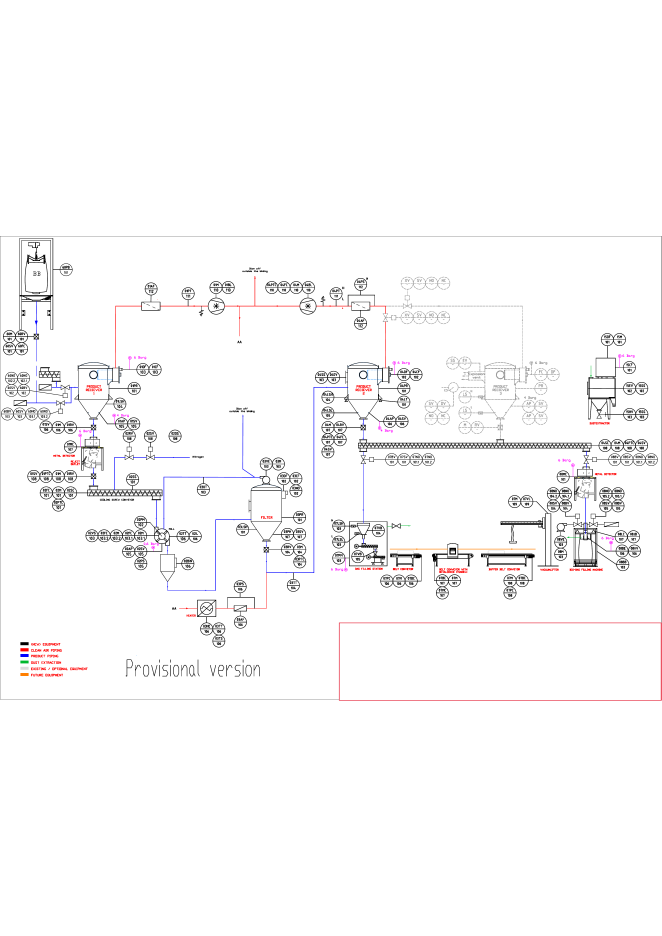
#> input picture Original_PID/PID1.png, 3308 x 4678 px (shown at 1/5 size); its folder holds only this picture in this run
$ jupyter execute snippets.ipynb
#> lines starting #> are read from the running program, lines starting #| are printed output that depends on the picture; after the words box and inside, x2 and y2 are one past the last pixel; in counts of white or black regions, pixels touching at a corner belong together
# Code for snippeting the original images.

Helps with processing time.

[cell 1]
from PIL import Image
import os

[cell 2]
# Define the input and output directories
input_dir = "Original_PID"
output_dir = "Original_PID_resized"

[cell 3]
# Create the output directory if it doesn't exist
os.makedirs(output_dir, exist_ok=True)

# Loop through all files in the input directory
for filename in os.listdir(input_dir):
    if filename.endswith(".png"):
        # Open the image
        image = Image.open(os.path.join(input_dir, filename))
#> image is the input picture: PIL image 3308x4678 RGB; mean R, G, B 249.4, 248.8, 249.1

        # Get the dimensions of the image
        width, height = image.size
#> width = 3308; height = 4678

        # Loop through the image and extract 200x200 pixel snippets
        for x in range(0, width, 200):
            for y in range(0, height, 200):
                # Define the coordinates for the snippet
                left = x
                upper = y
                right = x + 800
                lower = y + 800

                # Crop the snippet from the image
                snippet = image.crop((left, upper, right, lower))

                # Save the snippet to the output directory with a unique name
                output_filename = os.path.splitext(filename)[0] + f"_x{x}_y{y}.png"
                snippet.save(os.path.join(output_dir, output_filename))
#> this loop made 17 passes
#> pass 1, `snippet.save(os.path.join(output_dir, output_filename))`:
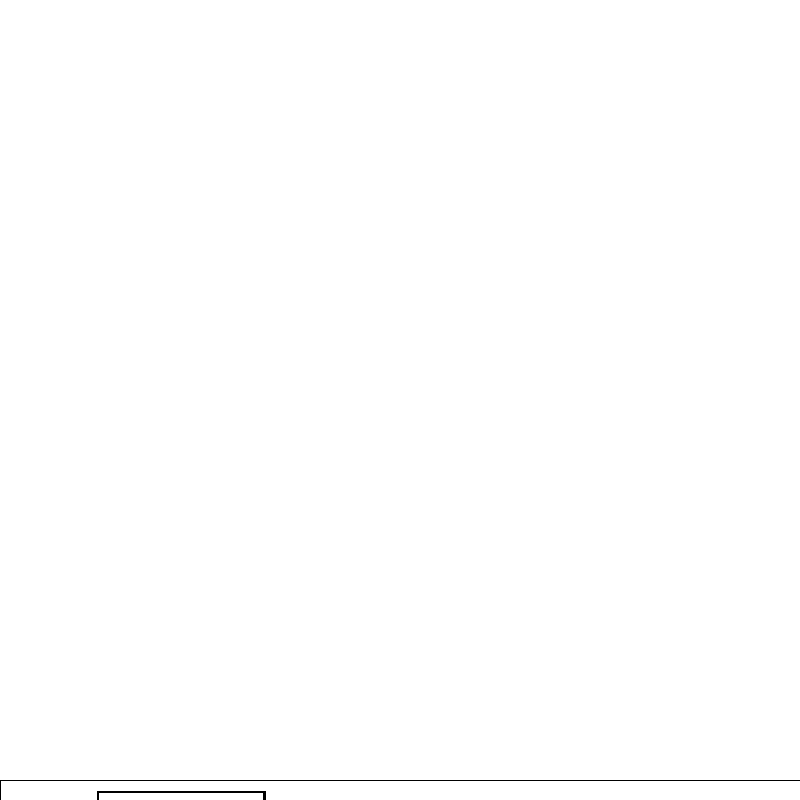
#> saved as PID1_x0_y400.png: PIL image 800x800 RGB; 99.8% white; black in thin lines or dots, all inside (x1, y1, x2, y2) = (0, 780, 800, 800)
#> pass 1, `snippet.save(os.path.join(output_dir, output_filename))`:
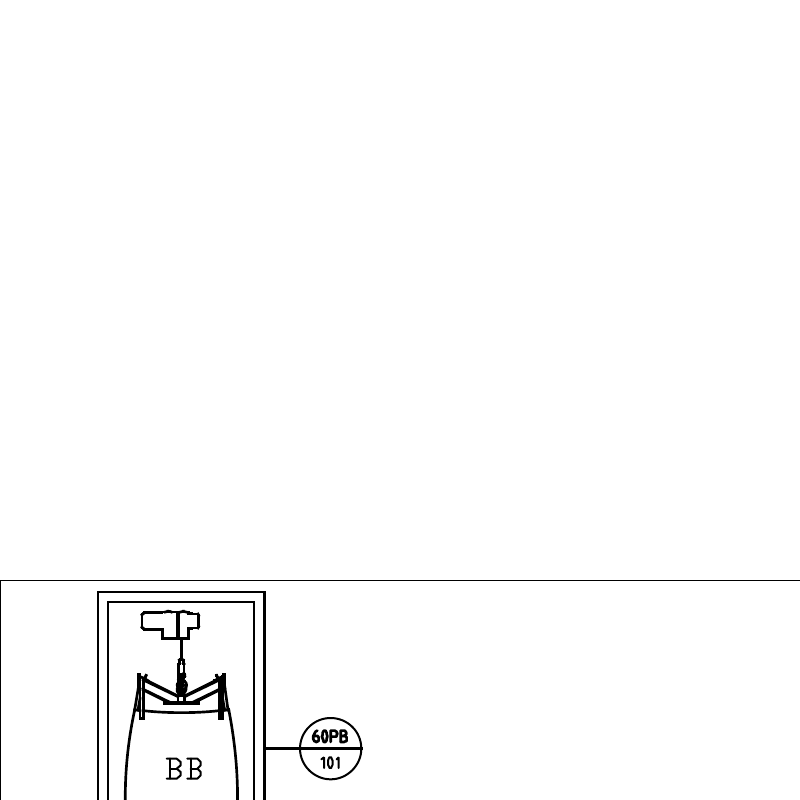
#> saved as PID1_x0_y600.png: PIL image 800x800 RGB; min 0, max 255, mean 251.9
#> pass 1, `snippet.save(os.path.join(output_dir, output_filename))`:
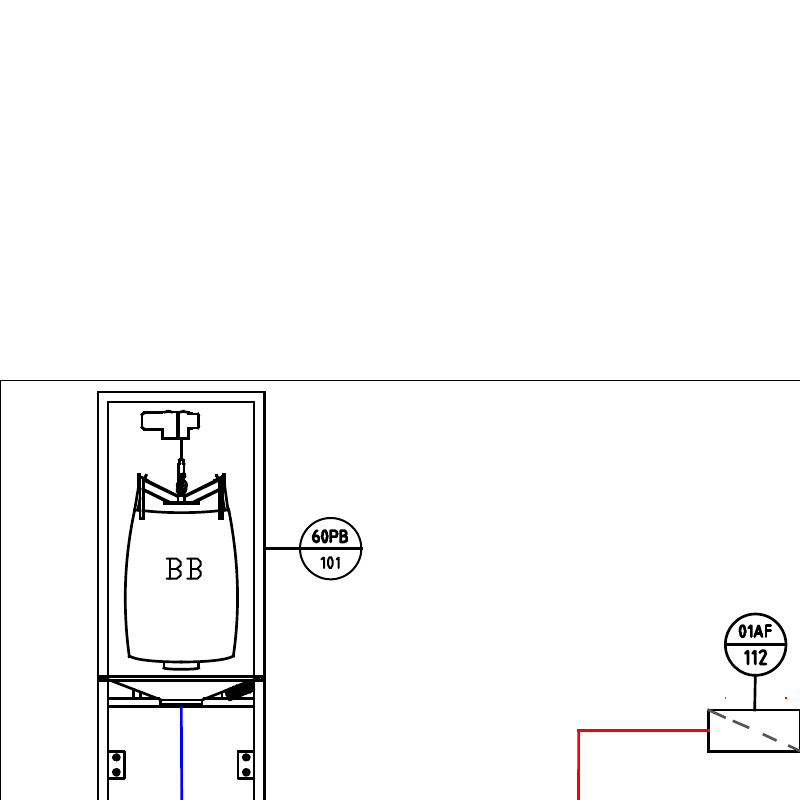
#> saved as PID1_x0_y800.png: PIL image 800x800 RGB; mean R, G, B 248.7, 248.5, 248.6
#> after the loop:
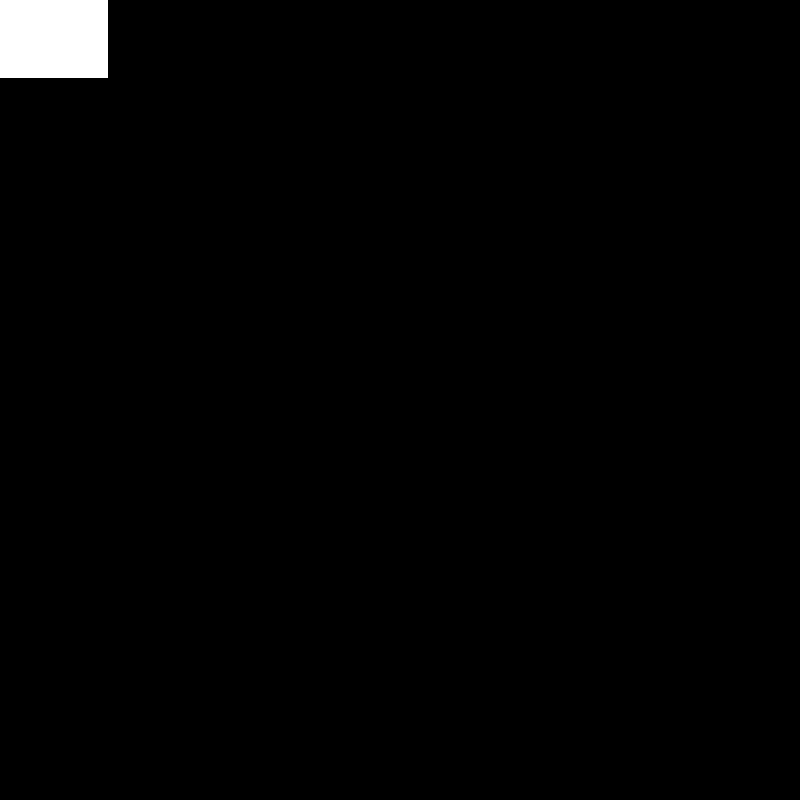
#> snippet: PIL image 800x800 RGB; 1.3% white; 1 white region, box (x1, y1, x2, y2) and area: (0, 0, 108, 78) 8424

$ run again, on Original_PID/PID2.png
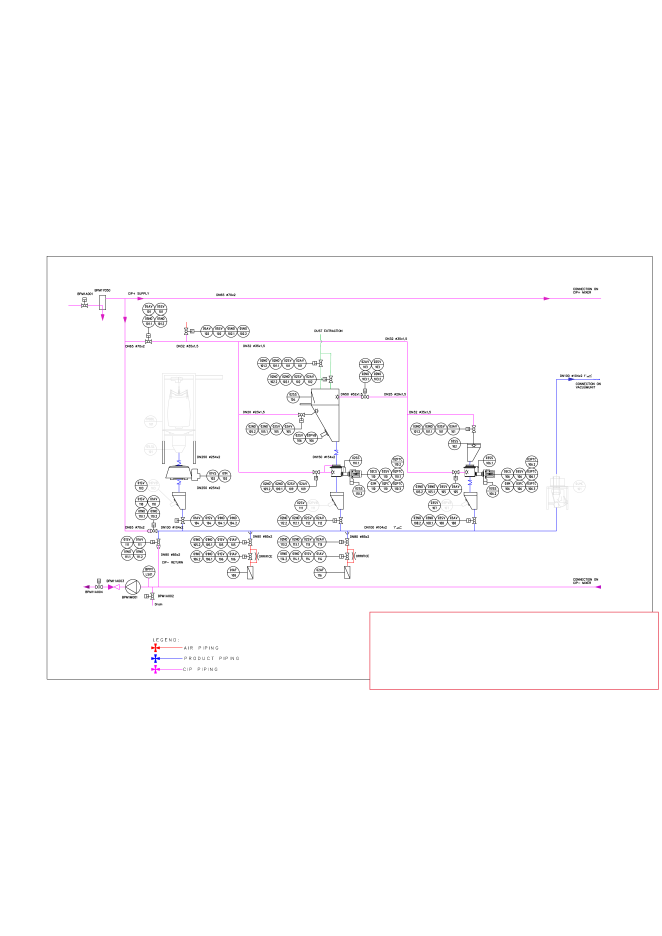
#> input picture Original_PID/PID2.png, 3308 x 4678 px (shown at 1/5 size)
#> image is the input picture: PIL image 3308x4678 RGB; mean R, G, B 252.2, 251.6, 252.2
#> the loop `for x in range(0, width, 200):` made 17 passes
#> pass 1, `snippet.save(os.path.join(output_dir, output_filename))`:
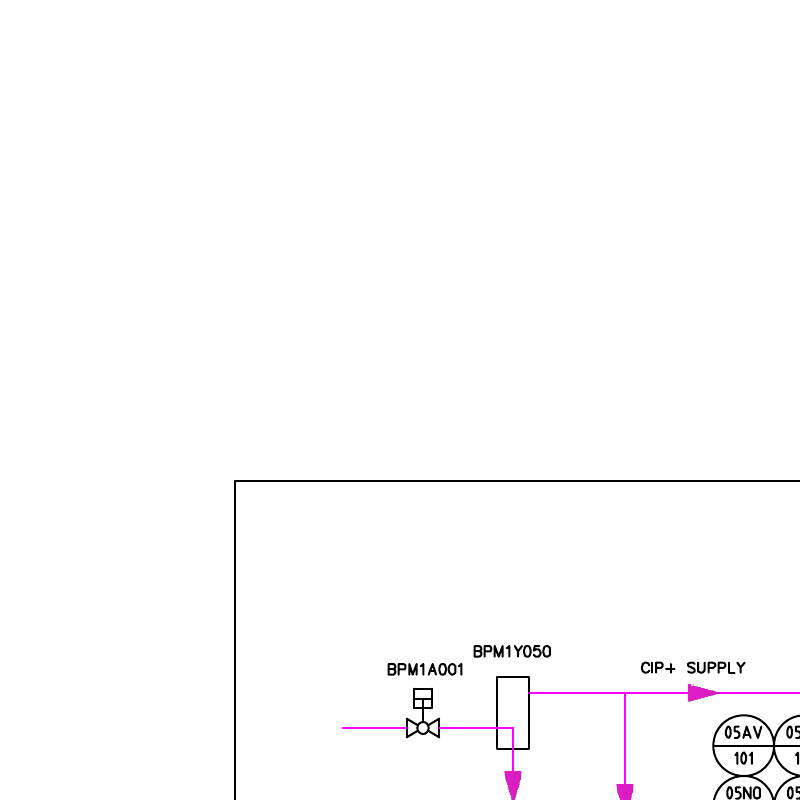
#> saved as PID2_x0_y800.png: PIL image 800x800 RGB; mean R, G, B 252.7, 252, 252.6
#> pass 1, `snippet.save(os.path.join(output_dir, output_filename))`:
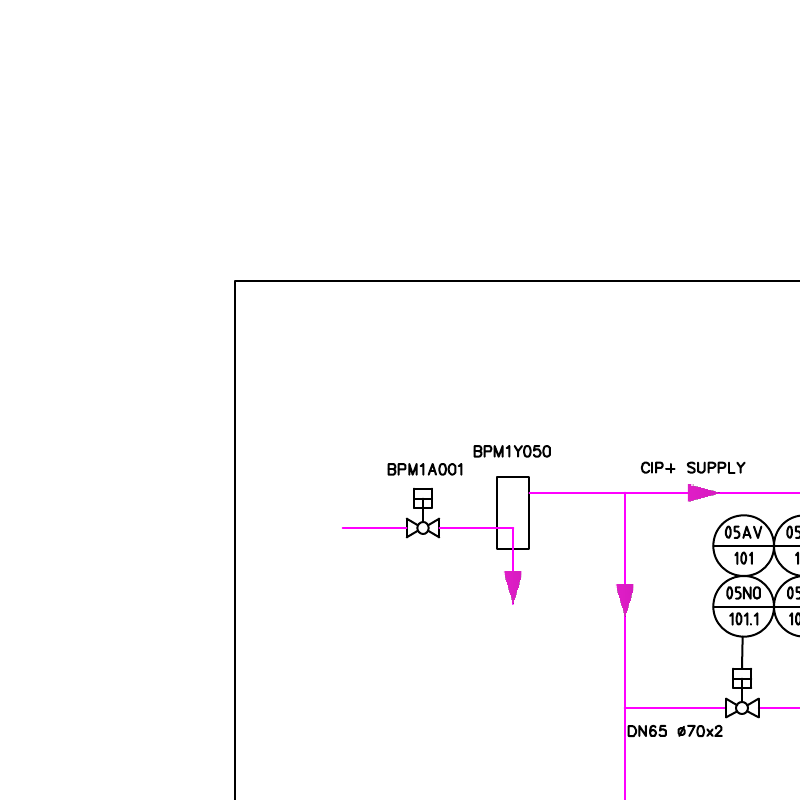
#> saved as PID2_x0_y1000.png: PIL image 800x800 RGB; mean R, G, B 251.8, 250.9, 251.8

$ run again, on Original_PID/PID3.png
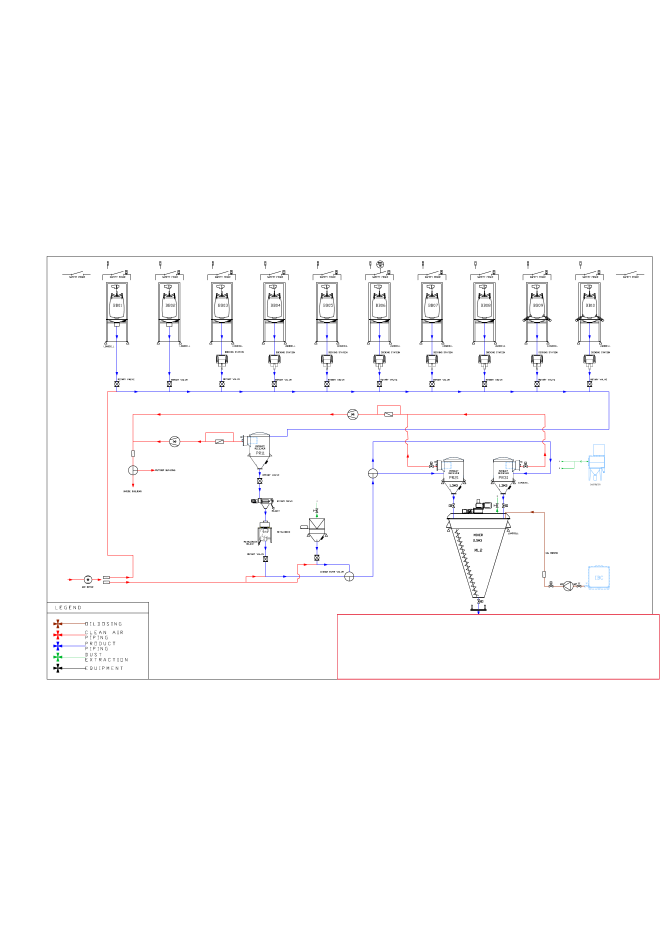
#> input picture Original_PID/PID3.png, 3308 x 4678 px (shown at 1/5 size)
#> image is the input picture: PIL image 3308x4678 RGB; mean R, G, B 251.9, 251.4, 251.9
#> the loop `for x in range(0, width, 200):` made 17 passes
#> pass 1, `snippet.save(os.path.join(output_dir, output_filename))`:
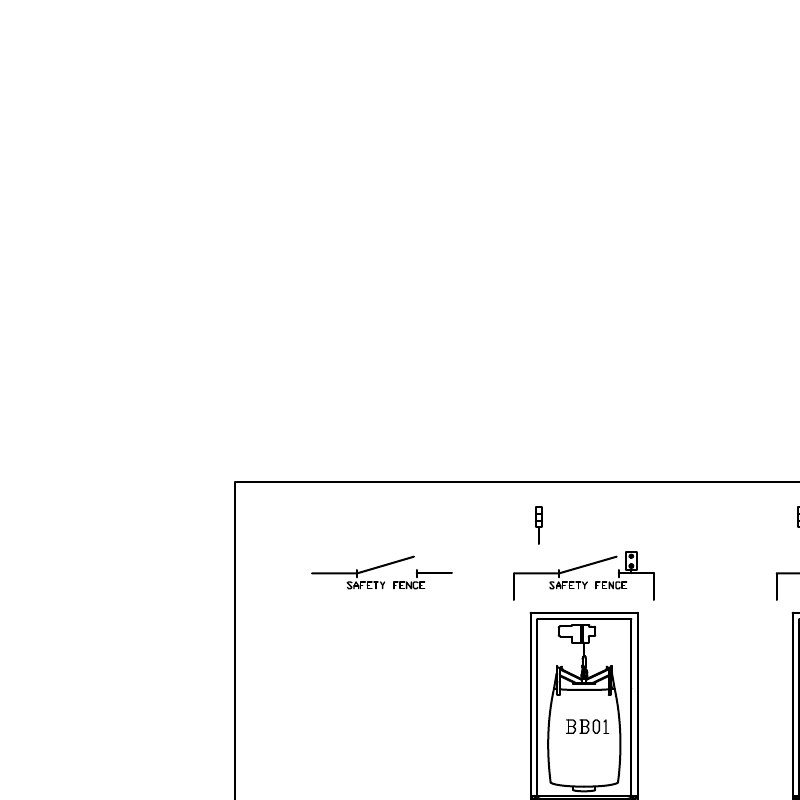
#> saved as PID3_x0_y800.png: PIL image 800x800 RGB; min 0, max 255, mean 251.6
#> pass 1, `snippet.save(os.path.join(output_dir, output_filename))`:
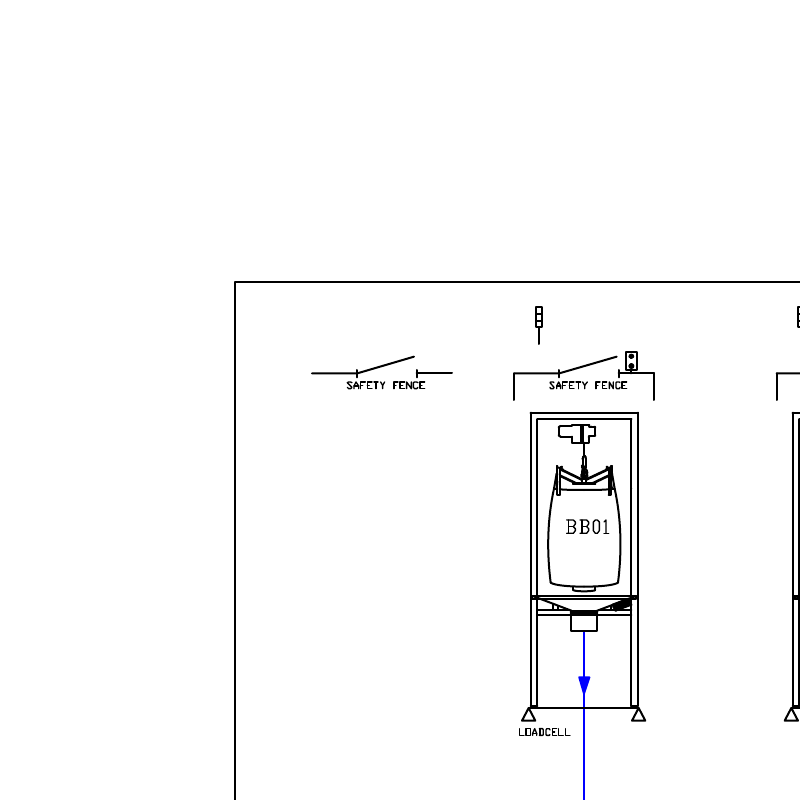
#> saved as PID3_x0_y1000.png: PIL image 800x800 RGB; mean R, G, B 250.2, 250.2, 250.4
